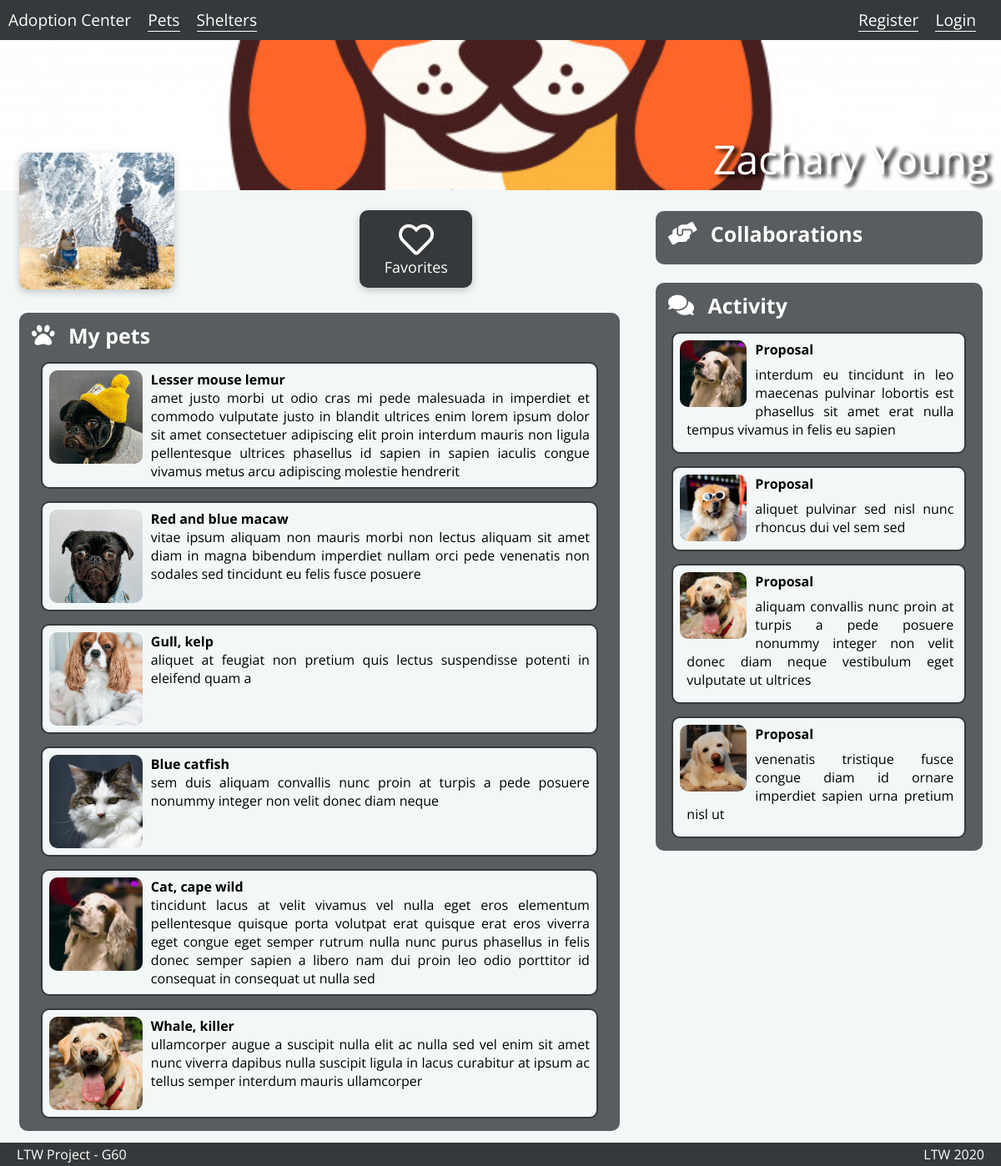
The page /user_profile.php?id=2 on the database its author committed.
### tables this page shows
CREATE TABLE Users (
  user_id     INTEGER PRIMARY KEY,
  username    VARCHAR,
  password    TEXT,
  name        VARCHAR,
  info        VARCHAR
);

CREATE TABLE ProposalsUser (
    prop_id     INTEGER PRIMARY KEY,
    pet_id      INTEGER,
    user_id     INTEGER,
    text        VARCHAR,
    date        VARCHAR,
    state       VARCHAR,
    FOREIGN KEY (pet_id) REFERENCES Pets(pet_id) ON DELETE CASCADE,
    FOREIGN KEY (user_id) REFERENCES Users(user_id) ON DELETE CASCADE
);

### user_profile.php (called while the page is built, shortened)
<?php
include_once('database/connection.php');
include_once('database/pets.php');
include_once('database/users.php');
$user = getUserByID($_GET['id']);
$pets = getUserPets($_GET['id']);
$activity = getUserActivity($_GET['id']);
include('templates/common/header.php');
include('templates/common/navigation_bar.php');
include('templates/pets/user_profile.php');
include('templates/common/footer.php');

### database/users.php (called while the page is built, shortened)
<?php
function getUserByID($id) {
    global $db;
    if ($stmt = $db->prepare('SELECT * FROM Users WHERE user_id = :id')) {
        $stmt->bindParam(':id', $id);
        $stmt->execute();
        return $stmt->fetch();
    }
    else {
        printf('errno: %d, error: %s', $db->errorCode(), $db->errorInfo()[2]);
        die;
    }
}
function getUserPets($id) {
    global $db;
    if ($stmt = $db->prepare('
        SELECT Pets.name as PetName, Pets.pet_id as PetID, Pets.info as PetInfo
        FROM Users, Users_Pets, Pets
        WHERE Users.user_id = :id
        AND Users_Pets.user_id = :id
        AND Users_Pets.pet_id = Pets.pet_id')) {
        $stmt->bindParam(':id', $id);
        $stmt->execute();
        return $stmt->fetchAll();
    }
    else {
        printf('errno: %d, error: %s', $db->errorCode(), $db->errorInfo()[2]);
        die;
    }
}
function getUserActivity($id) {
    global $db;
    if ($stmt = $db->prepare('
        SELECT *
        FROM Users, ProposalsUser
        WHERE Users.user_id = ProposalsUser.user_id
        AND Users.user_id = :id
        ORDER BY date DESC
        LIMIT 4')) {
        $stmt->bindParam(':id', $id);
        $stmt->execute();
        return $stmt->fetchAll();
    }
    else {
        printf('errno: %d, error: %s', $db->errorCode(), $db->errorInfo()[2]);
        die;
    }
}

### database/pets.php (called while the page is built, shortened)
<?php
function getImageByPetId($petID){
    global $db;
    if ($stmt = $db->prepare('SELECT * FROM Pets_Images WHERE pet_id = :id')) {
        $stmt->bindParam(':id', $petID);
        $stmt->execute();
        return $stmt->fetch()[0];
    }
    else {
        printf('errno: %d, error: %s', $db->errorCode(), $db->errorInfo()[2]);
        die;
    }
}

### templates/pets/user_profile.php (the view, shortened to what this page needs)
<section class="banner"
         style="background-image: url('database/images/users/header/originals/<?= $user['user_id'] ?>.jpg');">
    <a><?= $user['name'] ?></a>
</section>
<section class="user_profile">
    <section class="left">
        <div class="profile_pic"
             style="background-image: url('database/images/users/profile/thumbs_medium/<?= $user['user_id'] ?>.jpg') ">
        </div>
        <div id="favorites">
            <label><i id="fav_icon" class="far fa-heart"></i>
                <span>Favorites</span>
            </label>
        </div>
        <div class="user_pets">
            <div class="title"><i class="fas fa-paw"></i>
                <span>My pets</span></div>
            <div class="pets_container">
                <?php foreach ($pets as $pet) { ?>
                    <div class="pet">
                        <a href="pet_detail.php?id=<?= $pet['PetID'] ?>">
                            <div class="pet-img" style="background-image: url('database/images/pets/thumbs_medium/<?= getImageByPetId($pet['PetID']) ?>.jpg')"></div>
                            <div class="container-pet">
                                <h4><b><?= $pet['PetName'] ?></b></h4>
                                <p><?= $pet['PetInfo'] ?></p>
                            </div>
                        </a>
                    </div>
                <?php } ?>
            </div>
        </div>
    </section>
    <section class="right">
        <div class="collaborations">
            <div class="title"> <i class="fas fa-hands-helping"></i>
                <span>Collaborations</span></div>
            <div id="collaboration-imgs">
            </div>
        </div>
        <div class="user_activity">
            <div class="title"><i class="fas fa-comments"></i>
                <span>Activity</span></div>
            <?php $count = 0; foreach ($activity as $act) { ?>
                <div class="activity-card">
                    <a href="pet_detail.php?id=<?= $act['pet_id'] ?>">
                        <div class="activity-img" style="background-image: url('database/images/pets/thumbs_medium/<?= getImageByPetId($act['pet_id']) ?>.jpg')"></div>
                        <div class="container-activity">
                            <h4><b>Proposal</b></h4>
                            <p><?= $act['text'] ?></p>
                        </div>
                    </a>
                </div>
            <?php } ?>
        </div>
    </section>
</section>

### rows shown on the page
users: name "Zachary Young"
proposalsuser: shows a picture, text "interdum eu tincidunt in leo maecenas pulvinar lobortis est phasellus sit amet erat nulla tempus vivamus in felis eu sapien"
proposalsuser: shows a picture, text "aliquet pulvinar sed nisl nunc rhoncus dui vel sem sed"
proposalsuser: shows a picture, text "aliquam convallis nunc proin at turpis a pede posuere nonummy integer non velit donec diam neque vestibulum eget vulputate ut ultrices"
proposalsuser: shows a picture, text "venenatis tristique fusce congue diam id ornare imperdiet sapien urna pretium nisl ut"

### other values the page prints
$pet['PetName'] "Lesser mouse lemur"
$pet['PetName'] "Red and blue macaw"
$pet['PetInfo'] "vitae ipsum aliquam non mauris morbi non lectus aliquam sit amet diam in magna bibendum imperdiet nullam orci pede venenatis non sodales sed tincidunt eu felis fusce posuere"
$pet['PetName'] "Gull, kelp"
$pet['PetInfo'] "aliquet at feugiat non pretium quis lectus suspendisse potenti in eleifend quam a"
$pet['PetName'] "Blue catfish"
$pet['PetInfo'] "sem duis aliquam convallis nunc proin at turpis a pede posuere nonummy integer non velit donec diam neque"
$pet['PetName'] "Cat, cape wild"
$pet['PetName'] "Whale, killer"
$pet['PetInfo'] "ullamcorper augue a suscipit nulla elit ac nulla sed vel enim sit amet nunc viverra dapibus nulla suscipit ligula in lacus curabitur at ipsum ac tellus semper interdum mauris ullamcorper"
